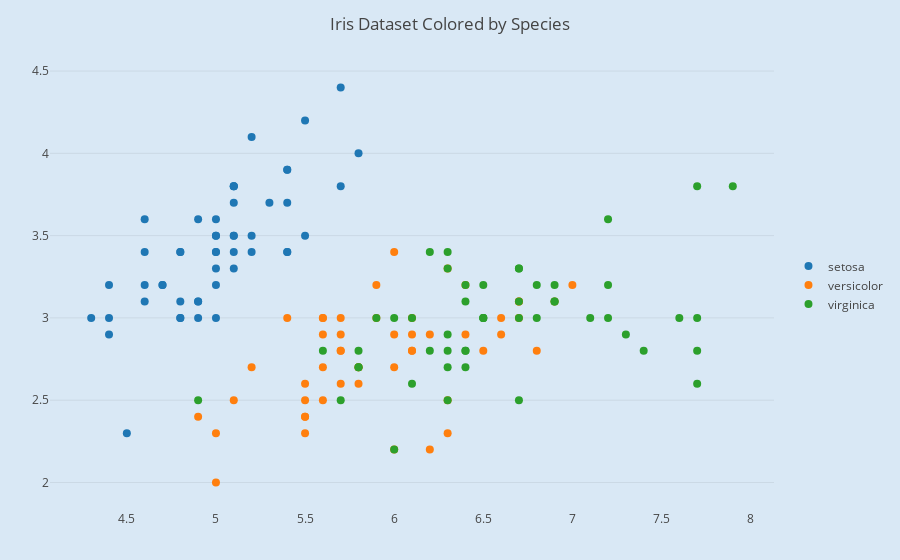

The notebook cell saved with this chart:
### Markdown cell above
In this example, I will be using the Iris dataset to create a scatter plot. Arguably the most useful and used graph around, having this in our knowledge toolbox for visualizing data will serve us immediately if we are deciding whether to do some machine learning. In every honesty, Plotly documentation kind of sucks. But, if you stick with it long enough, you will notice a small pattern. I will attempt to comment as much as I know/understood.

### Code cell
# similar to ggplot wherein you can define your own theme
layout = Layout(;title="Iris Dataset Colored by Species", legend_y=0.5, legend_yref="paper", hovermode="closest",
                     legend=attr(family="Arial, sans-serif", size=20,
                                 color="grey"), :paper_bgcolor => "rgb(217, 232, 245)",
                                     :plot_bgcolor => "rgb(217, 232, 245)", xaxis=attr(showgrid=false, showline=false),
                                        yaxis=attr(showgrid=true, showline=false))

# Once again, similar to ggplot
# Plot(dataframe, x, y, circles, circle size, THEME/LAYOUT(if applicable), and other args. )
p = Plot(iris, x=:SepalLength, y=:SepalWidth, mode="markers", marker_size=8, layout, group=:Species, text=:Species)

# Make sure you call "plot"
plot(p)

### Figure 1 — Plotly figure (JSON) as saved in the notebook; plotly's stock layout.template omitted (floating-point values rounded to 4 significant figures)
{"data": [{"y": [3.5, 3.0, 3.2, 3.1, 3.6, 3.9, 3.4, 3.4, 2.9, 3.1, 3.7, 3.4, 3.0, 3.0, 4.0, 4.4, 3.9, 3.5, 3.8, 3.8, 3.4, 3.7, 3.6, 3.3, 3.4, 3.0, 3.4, 3.5, 3.4, 3.2, 3.1, 3.4, 4.1, 4.2, 3.1, 3.2, 3.5, 3.6, 3.0, 3.4, 3.5, 2.3, 3.2, 3.5, 3.8, 3.0, 3.8, 3.2, 3.7, 3.3], "text": ["setosa", "setosa", "setosa", "setosa", "setosa", "setosa", "setosa", "setosa", "setosa", "setosa", "setosa", "setosa", "setosa", "setosa", "setosa", "setosa", "setosa", "setosa", "setosa", "setosa", "setosa", "setosa", "setosa", "setosa", "setosa", "setosa", "setosa", "setosa", "setosa", "setosa", "setosa", "setosa", "setosa", "setosa", "setosa", "setosa", "setosa", "setosa", "setosa", "setosa", "setosa", "setosa", "setosa", "setosa", "setosa", "setosa", "setosa", "setosa", "setosa", "setosa"], "name": "setosa", "type": "scatter", "x": [5.1, 4.9, 4.7, 4.6, 5.0, 5.4, 4.6, 5.0, 4.4, 4.9, 5.4, 4.8, 4.8, 4.3, 5.8, 5.7, 5.4, 5.1, 5.7, 5.1, 5.4, 5.1, 4.6, 5.1, 4.8, 5.0, 5.0, 5.2, 5.2, 4.7, 4.8, 5.4, 5.2, 5.5, 4.9, 5.0, 5.5, 4.9, 4.4, 5.1, 5.0, 4.5, 4.4, 5.0, 5.1, 4.8, 5.1, 4.6, 5.3, 5.0], "marker": {"size": 8}, "mode": "markers"}, {"y": [3.2, 3.2, 3.1, 2.3, 2.8, 2.8, 3.3, 2.4, 2.9, 2.7, 2.0, 3.0, 2.2, 2.9, 2.9, 3.1, 3.0, 2.7, 2.2, 2.5, 3.2, 2.8, 2.5, 2.8, 2.9, 3.0, 2.8, 3.0, 2.9, 2.6, 2.4, 2.4, 2.7, 2.7, 3.0, 3.4, 3.1, 2.3, 3.0, 2.5, 2.6, 3.0, 2.6, 2.3, 2.7, 3.0, 2.9, 2.9, 2.5, 2.8], "text": ["versicolor", "versicolor", "versicolor", "versicolor", "versicolor", "versicolor", "versicolor", "versicolor", "versicolor", "versicolor", "versicolor", "versicolor", "versicolor", "versicolor", "versicolor", "versicolor", "versicolor", "versicolor", "versicolor", "versicolor", "versicolor", "versicolor", "versicolor", "versicolor", "versicolor", "versicolor", "versicolor", "versicolor", "versicolor", "versicolor", "versicolor", "versicolor", "versicolor", "versicolor", "versicolor", "versicolor", "versicolor", "versicolor", "versicolor", "versicolor", "versicolor", "versicolor", "versicolor", "versicolor", "versicolor", "versicolor", "versicolor", "versicolor", "versicolor", "versicolor"], "name": "versicolor", "type": "scatter", "x": [7.0, 6.4, 6.9, 5.5, 6.5, 5.7, 6.3, 4.9, 6.6, 5.2, 5.0, 5.9, 6.0, 6.1, 5.6, 6.7, 5.6, 5.8, 6.2, 5.6, 5.9, 6.1, 6.3, 6.1, 6.4, 6.6, 6.8, 6.7, 6.0, 5.7, 5.5, 5.5, 5.8, 6.0, 5.4, 6.0, 6.7, 6.3, 5.6, 5.5, 5.5, 6.1, 5.8, 5.0, 5.6, 5.7, 5.7, 6.2, 5.1, 5.7], "marker": {"size": 8}, "mode": "markers"}, {"y": [3.3, 2.7, 3.0, 2.9, 3.0, 3.0, 2.5, 2.9, 2.5, 3.6, 3.2, 2.7, 3.0, 2.5, 2.8, 3.2, 3.0, 3.8, 2.6, 2.2, 3.2, 2.8, 2.8, 2.7, 3.3, 3.2, 2.8, 3.0, 2.8, 3.0, 2.8, 3.8, 2.8, 2.8, 2.6, 3.0, 3.4, 3.1, 3.0, 3.1, 3.1, 3.1, 2.7, 3.2, 3.3, 3.0, 2.5, 3.0, 3.4, 3.0], "text": ["virginica", "virginica", "virginica", "virginica", "virginica", "virginica", "virginica", "virginica", "virginica", "virginica", "virginica", "virginica", "virginica", "virginica", "virginica", "virginica", "virginica", "virginica", "virginica", "virginica", "virginica", "virginica", "virginica", "virginica", "virginica", "virginica", "virginica", "virginica", "virginica", "virginica", "virginica", "virginica", "virginica", "virginica", "virginica", "virginica", "virginica", "virginica", "virginica", "virginica", "virginica", "virginica", "virginica", "virginica", "virginica", "virginica", "virginica", "virginica", "virginica", "virginica"], "name": "virginica", "type": "scatter", "x": [6.3, 5.8, 7.1, 6.3, 6.5, 7.6, 4.9, 7.3, 6.7, 7.2, 6.5, 6.4, 6.8, 5.7, 5.8, 6.4, 6.5, 7.7, 7.7, 6.0, 6.9, 5.6, 7.7, 6.3, 6.7, 7.2, 6.2, 6.1, 6.4, 7.2, 7.4, 7.9, 6.4, 6.3, 6.1, 7.7, 6.3, 6.4, 6.0, 6.9, 6.7, 6.9, 5.8, 6.8, 6.7, 6.7, 6.3, 6.5, 6.2, 5.9], "marker": {"size": 8}, "mode": "markers"}], "layout": {"yaxis": {"showline": false, "showgrid": true}, "plot_bgcolor": "rgb(217, 232, 245)", "hovermode": "closest", "legend": {"y": 0.5, "size": 20, "yref": "paper", "color": "grey", "family": "Arial, sans-serif"}, "xaxis": {"showline": false, "showgrid": false}, "paper_bgcolor": "rgb(217, 232, 245)", "title": "Iris Dataset Colored by Species", "margin": {"r": 50, "l": 50, "b": 50, "t": 60}}}
